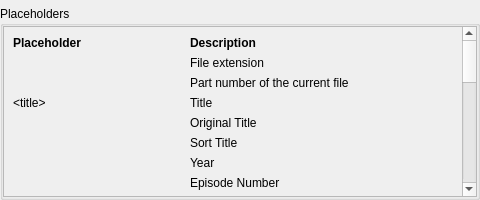
<?xml version="1.0" encoding="UTF-8"?>
<ui version="4.0">
 <class>RenamerPlaceholdersWidget</class>
 <widget class="QWidget" name="RenamerPlaceholdersWidget">
  <property name="geometry">
   <rect>
    <x>0</x>
    <y>0</y>
    <width>480</width>
    <height>200</height>
   </rect>
  </property>
  <property name="minimumSize">
   <size>
    <width>0</width>
    <height>200</height>
   </size>
  </property>
  <layout class="QVBoxLayout" name="verticalLayout" stretch="0">
   <property name="leftMargin">
    <number>0</number>
   </property>
   <property name="topMargin">
    <number>6</number>
   </property>
   <property name="rightMargin">
    <number>0</number>
   </property>
   <property name="bottomMargin">
    <number>0</number>
   </property>
   <item>
    <widget class="QGroupBox" name="groupBox">
     <property name="title">
      <string>Placeholders</string>
     </property>
     <layout class="QVBoxLayout" name="verticalLayout_2">
      <property name="leftMargin">
       <number>0</number>
      </property>
      <property name="topMargin">
       <number>0</number>
      </property>
      <property name="rightMargin">
       <number>0</number>
      </property>
      <property name="bottomMargin">
       <number>0</number>
      </property>
      <item>
       <widget class="QScrollArea" name="scrollArea">
        <property name="widgetResizable">
         <bool>true</bool>
        </property>
        <widget class="QWidget" name="placeholderItems">
         <property name="geometry">
          <rect>
           <x>0</x>
           <y>0</y>
           <width>674</width>
           <height>883</height>
          </rect>
         </property>
         <layout class="QGridLayout" name="placeholderLayout" columnstretch="0,1">
          <item row="24" column="1">
           <widget class="QLabel" name="descDvd">
            <property name="text">
             <string>File/directory is DVD</string>
            </property>
            <property name="itemTypes" stdset="0">
             <stringlist notr="true">
              <string>movie</string>
              <string>concert</string>
             </stringlist>
            </property>
           </widget>
          </item>
          <item row="12" column="1">
           <widget class="QLabel" name="descShowTitle">
            <property name="text">
             <string>Title of the show</string>
            </property>
            <property name="itemTypes" stdset="0">
             <stringlist notr="true">
              <string>tvshow</string>
             </stringlist>
            </property>
           </widget>
          </item>
          <item row="2" column="1">
           <widget class="QLabel" name="descExtension">
            <property name="text">
             <string>File extension</string>
            </property>
            <property name="itemTypes" stdset="0">
             <stringlist notr="true">
              <string>movie</string>
              <string>tvshow</string>
              <string>concert</string>
             </stringlist>
            </property>
           </widget>
          </item>
          <item row="4" column="1">
           <widget class="QLabel" name="descTitle">
            <property name="text">
             <string>Title</string>
            </property>
            <property name="itemTypes" stdset="0">
             <stringlist notr="true">
              <string>movie</string>
              <string>tvshow</string>
              <string>concert</string>
             </stringlist>
            </property>
           </widget>
          </item>
          <item row="27" column="1">
           <widget class="QLabel" name="descMovieSet">
            <property name="text">
             <string>Movie set name</string>
            </property>
            <property name="itemTypes" stdset="0">
             <stringlist notr="true">
              <string>movie</string>
             </stringlist>
            </property>
           </widget>
          </item>
          <item row="0" column="1">
           <widget class="QLabel" name="lblDescription">
            <property name="font">
             <font>
              <bold>true</bold>
             </font>
            </property>
            <property name="text">
             <string>Description</string>
            </property>
            <property name="alignment">
             <set>Qt::AlignmentFlag::AlignLeading|Qt::AlignmentFlag::AlignLeft|Qt::AlignmentFlag::AlignTop</set>
            </property>
           </widget>
          </item>
          <item row="10" column="0">
           <widget class="QLabel" name="labelSeason">
            <property name="text">
             <string notr="true">&lt;season&gt;</string>
            </property>
            <property name="textFormat">
             <enum>Qt::TextFormat::PlainText</enum>
            </property>
            <property name="itemTypes" stdset="0">
             <stringlist notr="true">
              <string>tvshow</string>
             </stringlist>
            </property>
           </widget>
          </item>
          <item row="17" column="1">
           <widget class="QLabel" name="descResolution">
            <property name="text">
             <string>Resolution (1080p, 720p, ...)</string>
            </property>
            <property name="itemTypes" stdset="0">
             <stringlist notr="true">
              <string>movie</string>
              <string>tvshow</string>
              <string>concert</string>
             </stringlist>
            </property>
           </widget>
          </item>
          <item row="16" column="0">
           <widget class="QLabel" name="labelAlbum">
            <property name="text">
             <string notr="true">&lt;album&gt;</string>
            </property>
            <property name="textFormat">
             <enum>Qt::TextFormat::PlainText</enum>
            </property>
            <property name="itemTypes" stdset="0">
             <stringlist notr="true">
              <string>concert</string>
             </stringlist>
            </property>
           </widget>
          </item>
          <item row="16" column="1">
           <widget class="QLabel" name="descAlbum">
            <property name="text">
             <string>Album</string>
            </property>
            <property name="itemTypes" stdset="0">
             <stringlist notr="true">
              <string>concert</string>
             </stringlist>
            </property>
           </widget>
          </item>
          <item row="25" column="1">
           <widget class="QLabel" name="descCondSeasonName">
            <property name="text">
             <string>Episode has a season name</string>
            </property>
            <property name="itemTypes" stdset="0">
             <stringlist notr="true">
              <string>tvshow</string>
             </stringlist>
            </property>
           </widget>
          </item>
          <item row="6" column="0">
           <widget class="QLabel" name="labelSortTitle">
            <property name="text">
             <string notr="true">&lt;sortTitle&gt;</string>
            </property>
            <property name="textFormat">
             <enum>Qt::TextFormat::PlainText</enum>
            </property>
            <property name="itemTypes" stdset="0">
             <stringlist notr="true">
              <string>movie</string>
             </stringlist>
            </property>
           </widget>
          </item>
          <item row="23" column="1">
           <widget class="QLabel" name="descBluray">
            <property name="text">
             <string>File/directory is BluRay</string>
            </property>
            <property name="itemTypes" stdset="0">
             <stringlist notr="true">
              <string>movie</string>
              <string>concert</string>
             </stringlist>
            </property>
           </widget>
          </item>
          <item row="28" column="0">
           <widget class="QLabel" name="labelImdbId">
            <property name="text">
             <string notr="true">{imdbId}...&lt;imdbId&gt;...{/imdbId}</string>
            </property>
            <property name="textFormat">
             <enum>Qt::TextFormat::PlainText</enum>
            </property>
            <property name="itemTypes" stdset="0">
             <stringlist notr="true">
              <string>movie</string>
             </stringlist>
            </property>
           </widget>
          </item>
          <item row="3" column="0">
           <widget class="QLabel" name="labelPartNo">
            <property name="text">
             <string notr="true">&lt;partNo&gt;</string>
            </property>
            <property name="textFormat">
             <enum>Qt::TextFormat::PlainText</enum>
            </property>
            <property name="itemTypes" stdset="0">
             <stringlist notr="true">
              <string>movie</string>
              <string>tvshow</string>
              <string>concert</string>
             </stringlist>
            </property>
           </widget>
          </item>
          <item row="0" column="0">
           <widget class="QLabel" name="lblPlaceholder">
            <property name="font">
             <font>
              <bold>true</bold>
             </font>
            </property>
            <property name="text">
             <string>Placeholder</string>
            </property>
            <property name="alignment">
             <set>Qt::AlignmentFlag::AlignLeading|Qt::AlignmentFlag::AlignLeft|Qt::AlignmentFlag::AlignTop</set>
            </property>
           </widget>
          </item>
          <item row="2" column="0">
           <widget class="QLabel" name="labelExtension">
            <property name="text">
             <string notr="true">&lt;extension&gt;</string>
            </property>
            <property name="textFormat">
             <enum>Qt::TextFormat::PlainText</enum>
            </property>
            <property name="itemTypes" stdset="0">
             <stringlist notr="true">
              <string>movie</string>
              <string>tvshow</string>
              <string>concert</string>
             </stringlist>
            </property>
           </widget>
          </item>
          <item row="7" column="0">
           <widget class="QLabel" name="labelYear">
            <property name="text">
             <string notr="true">&lt;year&gt;</string>
            </property>
            <property name="textFormat">
             <enum>Qt::TextFormat::PlainText</enum>
            </property>
            <property name="itemTypes" stdset="0">
             <stringlist notr="true">
              <string>movie</string>
              <string>tvshow</string>
              <string>concert</string>
             </stringlist>
            </property>
           </widget>
          </item>
          <item row="26" column="0">
           <widget class="QLabel" name="label3d">
            <property name="text">
             <string notr="true">{3D}...{/3D}</string>
            </property>
            <property name="textFormat">
             <enum>Qt::TextFormat::PlainText</enum>
            </property>
            <property name="itemTypes" stdset="0">
             <stringlist notr="true">
              <string>movie</string>
              <string>tvshow</string>
              <string>concert</string>
             </stringlist>
            </property>
           </widget>
          </item>
          <item row="19" column="1">
           <widget class="QLabel" name="descAudioCodec">
            <property name="text">
             <string>Audio Codec</string>
            </property>
            <property name="itemTypes" stdset="0">
             <stringlist notr="true">
              <string>movie</string>
              <string>tvshow</string>
              <string>concert</string>
             </stringlist>
            </property>
           </widget>
          </item>
          <item row="19" column="0">
           <widget class="QLabel" name="labelAudioCodec">
            <property name="text">
             <string notr="true">&lt;audioCodec&gt;</string>
            </property>
            <property name="itemTypes" stdset="0">
             <stringlist notr="true">
              <string>movie</string>
              <string>tvshow</string>
              <string>concert</string>
             </stringlist>
            </property>
           </widget>
          </item>
          <item row="13" column="0">
           <widget class="QLabel" name="labelDirector">
            <property name="text">
             <string notr="true">&lt;director&gt;</string>
            </property>
            <property name="textFormat">
             <enum>Qt::TextFormat::PlainText</enum>
            </property>
            <property name="itemTypes" stdset="0">
             <stringlist notr="true">
              <string>movie</string>
             </stringlist>
            </property>
           </widget>
          </item>
          <item row="18" column="1">
           <widget class="QLabel" name="descVideoCodec">
            <property name="text">
             <string>Video Codec</string>
            </property>
            <property name="itemTypes" stdset="0">
             <stringlist notr="true">
              <string>movie</string>
              <string>tvshow</string>
              <string>concert</string>
             </stringlist>
            </property>
           </widget>
          </item>
          <item row="12" column="0">
           <widget class="QLabel" name="labelShowTitle">
            <property name="text">
             <string notr="true">&lt;showTitle&gt;</string>
            </property>
            <property name="textFormat">
             <enum>Qt::TextFormat::PlainText</enum>
            </property>
            <property name="itemTypes" stdset="0">
             <stringlist notr="true">
              <string>tvshow</string>
             </stringlist>
            </property>
           </widget>
          </item>
          <item row="28" column="1">
           <widget class="QLabel" name="descImdbId">
            <property name="text">
             <string>IMDb ID</string>
            </property>
            <property name="itemTypes" stdset="0">
             <stringlist notr="true">
              <string>movie</string>
             </stringlist>
            </property>
           </widget>
          </item>
          <item row="21" column="1">
           <widget class="QLabel" name="descSubtitleLanguage">
            <property name="text">
             <string>Subtitle Language(s) (separated by a minus)</string>
            </property>
           </widget>
          </item>
          <item row="15" column="0">
           <widget class="QLabel" name="labelArtist">
            <property name="text">
             <string notr="true">&lt;artist&gt;</string>
            </property>
            <property name="textFormat">
             <enum>Qt::TextFormat::PlainText</enum>
            </property>
            <property name="itemTypes" stdset="0">
             <stringlist notr="true">
              <string>concert</string>
             </stringlist>
            </property>
           </widget>
          </item>
          <item row="5" column="0">
           <widget class="QLabel" name="labelOriginalTitle">
            <property name="text">
             <string notr="true">&lt;originalTitle&gt;</string>
            </property>
            <property name="textFormat">
             <enum>Qt::TextFormat::PlainText</enum>
            </property>
            <property name="itemTypes" stdset="0">
             <stringlist notr="true">
              <string>movie</string>
             </stringlist>
            </property>
           </widget>
          </item>
          <item row="5" column="1">
           <widget class="QLabel" name="descOriginalTitle">
            <property name="text">
             <string>Original Title</string>
            </property>
            <property name="itemTypes" stdset="0">
             <stringlist notr="true">
              <string>movie</string>
             </stringlist>
            </property>
           </widget>
          </item>
          <item row="26" column="1">
           <widget class="QLabel" name="desc3d">
            <property name="text">
             <string>File is 3D</string>
            </property>
            <property name="itemTypes" stdset="0">
             <stringlist notr="true">
              <string>movie</string>
              <string>tvshow</string>
              <string>concert</string>
             </stringlist>
            </property>
           </widget>
          </item>
          <item row="11" column="1">
           <widget class="QLabel" name="descSeasonName">
            <property name="text">
             <string>Season Name</string>
            </property>
            <property name="itemTypes" stdset="0">
             <stringlist notr="true">
              <string>tvshow</string>
             </stringlist>
            </property>
           </widget>
          </item>
          <item row="13" column="1">
           <widget class="QLabel" name="descDirector">
            <property name="text">
             <string>Director(s)</string>
            </property>
            <property name="itemTypes" stdset="0">
             <stringlist notr="true">
              <string>movie</string>
             </stringlist>
            </property>
           </widget>
          </item>
          <item row="17" column="0">
           <widget class="QLabel" name="labelResolution">
            <property name="text">
             <string notr="true">&lt;resolution&gt;</string>
            </property>
            <property name="textFormat">
             <enum>Qt::TextFormat::PlainText</enum>
            </property>
            <property name="itemTypes" stdset="0">
             <stringlist notr="true">
              <string>movie</string>
              <string>tvshow</string>
              <string>concert</string>
             </stringlist>
            </property>
           </widget>
          </item>
          <item row="8" column="1">
           <widget class="QLabel" name="descEpisode">
            <property name="text">
             <string>Episode Number</string>
            </property>
            <property name="itemTypes" stdset="0">
             <stringlist notr="true">
              <string>tvshow</string>
             </stringlist>
            </property>
           </widget>
          </item>
          <item row="25" column="0">
           <widget class="QLabel" name="labelCondSeasonName">
            <property name="text">
             <string notr="true">{seasonName}...{/seasonName}</string>
            </property>
            <property name="itemTypes" stdset="0">
             <stringlist notr="true">
              <string>tvshow</string>
             </stringlist>
            </property>
           </widget>
          </item>
          <item row="11" column="0">
           <widget class="QLabel" name="labelSeasonName">
            <property name="text">
             <string notr="true">&lt;seasonName&gt;</string>
            </property>
            <property name="itemTypes" stdset="0">
             <stringlist notr="true">
              <string>tvshow</string>
             </stringlist>
            </property>
           </widget>
          </item>
          <item row="22" column="1">
           <widget class="QLabel" name="descAudioChannels">
            <property name="text">
             <string>Number of audio channels</string>
            </property>
            <property name="itemTypes" stdset="0">
             <stringlist notr="true">
              <string>movie</string>
              <string>tvshow</string>
              <string>concert</string>
             </stringlist>
            </property>
           </widget>
          </item>
          <item row="27" column="0">
           <widget class="QLabel" name="labelMovieSet">
            <property name="text">
             <string notr="true">{movieset}...&lt;movieset&gt;...{/movieset}</string>
            </property>
            <property name="textFormat">
             <enum>Qt::TextFormat::PlainText</enum>
            </property>
            <property name="itemTypes" stdset="0">
             <stringlist notr="true">
              <string>movie</string>
             </stringlist>
            </property>
           </widget>
          </item>
          <item row="6" column="1">
           <widget class="QLabel" name="descSortTitle">
            <property name="text">
             <string>Sort Title</string>
            </property>
            <property name="itemTypes" stdset="0">
             <stringlist notr="true">
              <string>movie</string>
             </stringlist>
            </property>
           </widget>
          </item>
          <item row="24" column="0">
           <widget class="QLabel" name="labelDvd">
            <property name="text">
             <string notr="true">{dvd}...{/dvd}</string>
            </property>
            <property name="textFormat">
             <enum>Qt::TextFormat::PlainText</enum>
            </property>
            <property name="itemTypes" stdset="0">
             <stringlist notr="true">
              <string>movie</string>
              <string>concert</string>
             </stringlist>
            </property>
           </widget>
          </item>
          <item row="22" column="0">
           <widget class="QLabel" name="labelChannels">
            <property name="text">
             <string notr="true">&lt;channels&gt;</string>
            </property>
            <property name="itemTypes" stdset="0">
             <stringlist notr="true">
              <string>movie</string>
              <string>tvshow</string>
              <string>concert</string>
             </stringlist>
            </property>
           </widget>
          </item>
          <item row="20" column="1">
           <widget class="QLabel" name="descAudioLanguage">
            <property name="text">
             <string>Audio Language(s) (separated by a minus)</string>
            </property>
           </widget>
          </item>
          <item row="15" column="1">
           <widget class="QLabel" name="descArtist">
            <property name="text">
             <string>Artist</string>
            </property>
            <property name="itemTypes" stdset="0">
             <stringlist notr="true">
              <string>concert</string>
             </stringlist>
            </property>
           </widget>
          </item>
          <item row="4" column="0">
           <widget class="QLabel" name="labelTitle">
            <property name="text">
             <string notr="true">&lt;title&gt;</string>
            </property>
            <property name="textFormat">
             <enum>Qt::TextFormat::PlainText</enum>
            </property>
            <property name="itemTypes" stdset="0">
             <stringlist notr="true">
              <string>movie</string>
              <string>tvshow</string>
              <string>concert</string>
             </stringlist>
            </property>
           </widget>
          </item>
          <item row="14" column="1">
           <widget class="QLabel" name="descStudio">
            <property name="text">
             <string>Studio(s) (separated by a comma)</string>
            </property>
            <property name="itemTypes" stdset="0">
             <stringlist notr="true">
              <string>movie</string>
             </stringlist>
            </property>
           </widget>
          </item>
          <item row="14" column="0">
           <widget class="QLabel" name="labelStudio">
            <property name="text">
             <string notr="true">&lt;studio&gt;</string>
            </property>
            <property name="itemTypes" stdset="0">
             <stringlist notr="true">
              <string>movie</string>
             </stringlist>
            </property>
           </widget>
          </item>
          <item row="3" column="1">
           <widget class="QLabel" name="descPartNo">
            <property name="text">
             <string>Part number of the current file</string>
            </property>
            <property name="wordWrap">
             <bool>true</bool>
            </property>
            <property name="itemTypes" stdset="0">
             <stringlist notr="true">
              <string>movie</string>
              <string>tvshow</string>
              <string>concert</string>
             </stringlist>
            </property>
           </widget>
          </item>
          <item row="21" column="0">
           <widget class="QLabel" name="labelSubtitleLanguage">
            <property name="text">
             <string notr="true">&lt;subtitleLanguage&gt;</string>
            </property>
            <property name="itemTypes" stdset="0">
             <stringlist notr="true">
              <string>movie</string>
              <string>tvshow</string>
              <string>concert</string>
             </stringlist>
            </property>
           </widget>
          </item>
          <item row="8" column="0">
           <widget class="QLabel" name="labelEpisode">
            <property name="text">
             <string notr="true">&lt;episode&gt;</string>
            </property>
            <property name="textFormat">
             <enum>Qt::TextFormat::PlainText</enum>
            </property>
            <property name="itemTypes" stdset="0">
             <stringlist notr="true">
              <string>tvshow</string>
             </stringlist>
            </property>
           </widget>
          </item>
          <item row="18" column="0">
           <widget class="QLabel" name="labelVideoCodec">
            <property name="text">
             <string notr="true">&lt;videoCodec&gt;</string>
            </property>
            <property name="itemTypes" stdset="0">
             <stringlist notr="true">
              <string>movie</string>
              <string>tvshow</string>
              <string>concert</string>
             </stringlist>
            </property>
           </widget>
          </item>
          <item row="23" column="0">
           <widget class="QLabel" name="labelBluray">
            <property name="text">
             <string notr="true">{bluray}...{/bluray}</string>
            </property>
            <property name="textFormat">
             <enum>Qt::TextFormat::PlainText</enum>
            </property>
            <property name="itemTypes" stdset="0">
             <stringlist notr="true">
              <string>movie</string>
              <string>concert</string>
             </stringlist>
            </property>
           </widget>
          </item>
          <item row="10" column="1">
           <widget class="QLabel" name="descSeason">
            <property name="text">
             <string>Season Number</string>
            </property>
            <property name="itemTypes" stdset="0">
             <stringlist notr="true">
              <string>tvshow</string>
             </stringlist>
            </property>
           </widget>
          </item>
          <item row="20" column="0">
           <widget class="QLabel" name="labelAudioLanguage">
            <property name="text">
             <string notr="true">&lt;audioLanguage&gt;</string>
            </property>
            <property name="itemTypes" stdset="0">
             <stringlist notr="true">
              <string>movie</string>
              <string>tvshow</string>
              <string>concert</string>
             </stringlist>
            </property>
           </widget>
          </item>
          <item row="7" column="1">
           <widget class="QLabel" name="descYear">
            <property name="text">
             <string>Year</string>
            </property>
            <property name="itemTypes" stdset="0">
             <stringlist notr="true">
              <string>movie</string>
              <string>tvshow</string>
              <string>concert</string>
             </stringlist>
            </property>
           </widget>
          </item>
          <item row="29" column="0">
           <widget class="QLabel" name="labelTmdbId">
            <property name="text">
             <string notr="true">{tmdbId}...&lt;tmdbId&gt;...{/tmdbId}</string>
            </property>
            <property name="textFormat">
             <enum>Qt::TextFormat::PlainText</enum>
            </property>
            <property name="itemTypes" stdset="0">
             <stringlist notr="true">
              <string>movie</string>
              <string>tvshow</string>
             </stringlist>
            </property>
           </widget>
          </item>
          <item row="29" column="1">
           <widget class="QLabel" name="descTmdbId">
            <property name="text">
             <string>TMDb ID</string>
            </property>
            <property name="itemTypes" stdset="0">
             <stringlist notr="true">
              <string>movie</string>
              <string>tvshow</string>
             </stringlist>
            </property>
           </widget>
          </item>
         </layout>
        </widget>
       </widget>
      </item>
     </layout>
    </widget>
   </item>
  </layout>
 </widget>
 <resources/>
 <connections/>
</ui>
